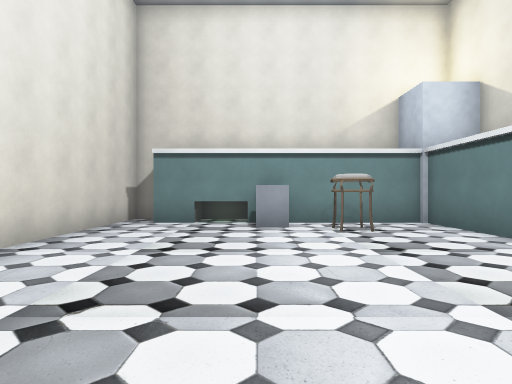
View 1 (above)

18 first-person views from a walk through a 3-D level made in the Godot game engine. The camera is 1.5 m above the floor, looks level and sees 75° across. The floor is counted in squares, 2 m on a side. Each view is taken from the middle of a square. On the plan, view 1 faces up. The plan holds only what a view shows up to about 11 squares ahead; the rest is blank. Flat picture figures and markers are not drawn. Characters and animated objects are left out.

View 2
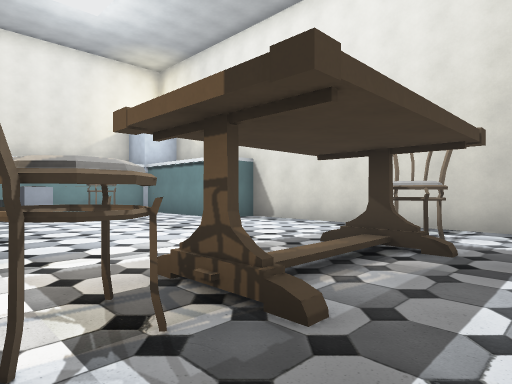

View 3
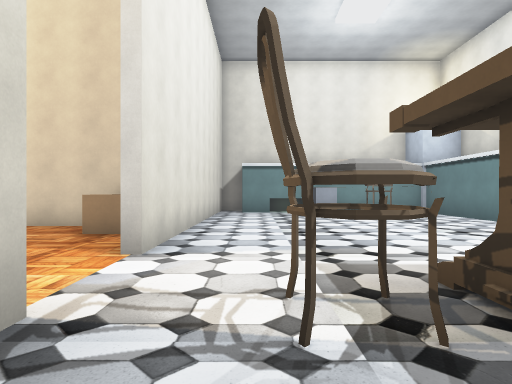

View 4
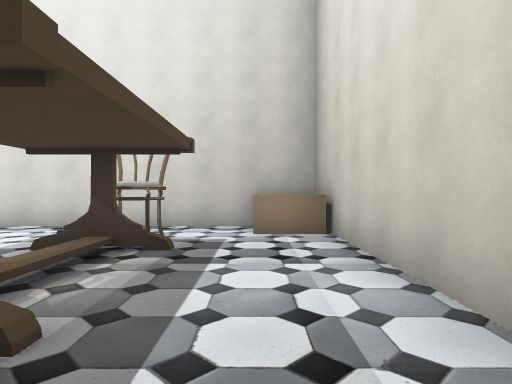

View 5
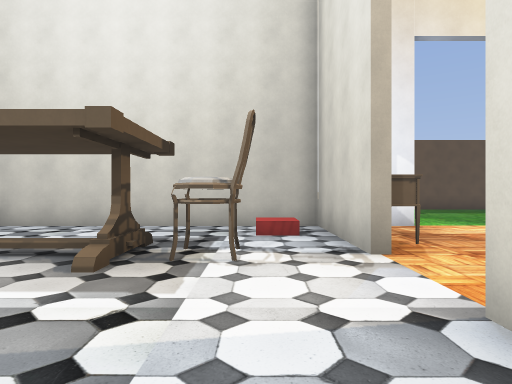

View 6
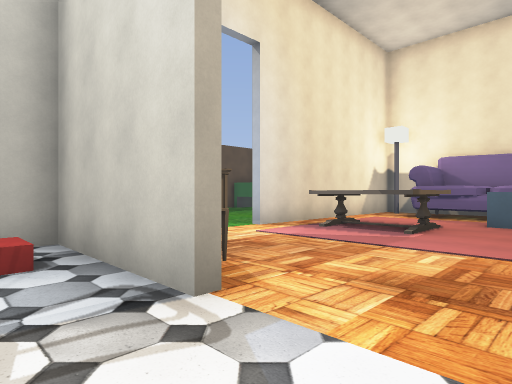

View 7
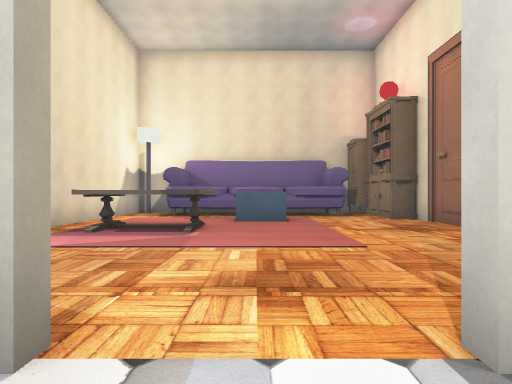

View 8
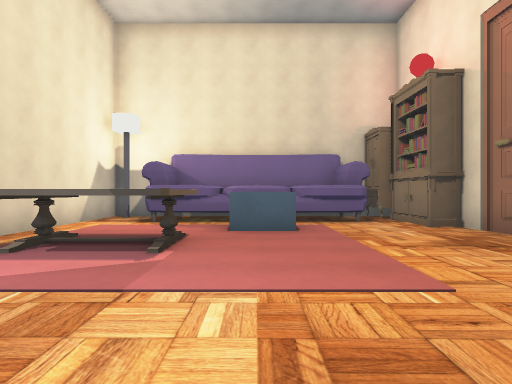

View 9
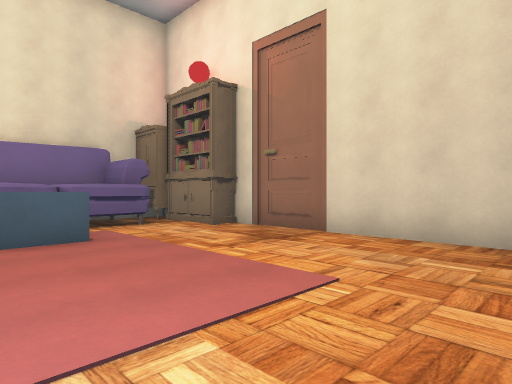

View 10
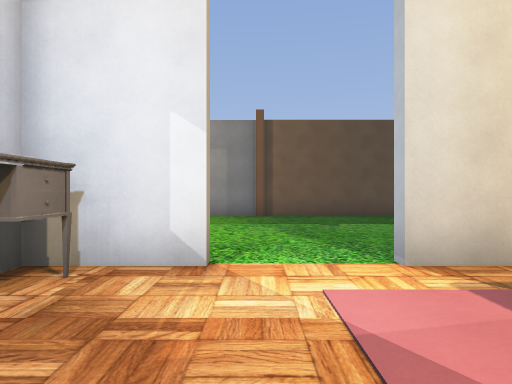

View 11
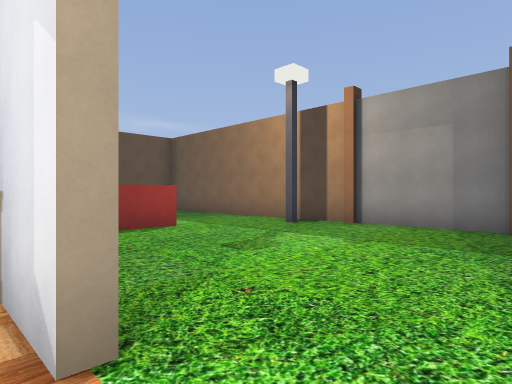

View 12
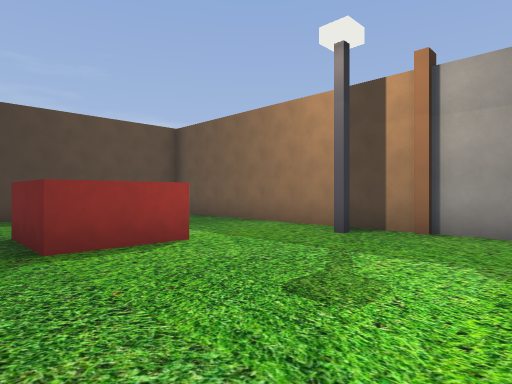

View 13
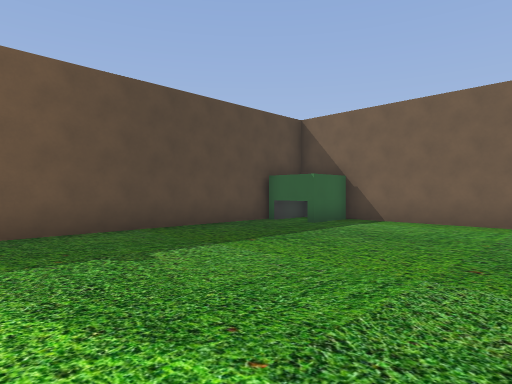

View 14
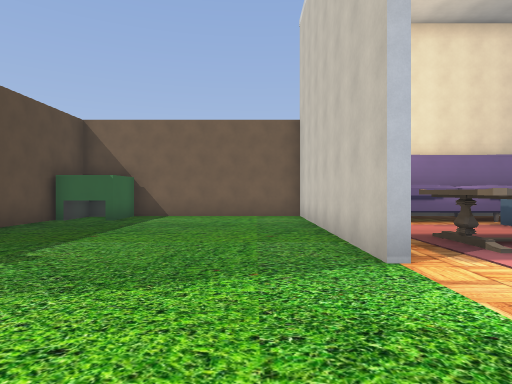

View 15
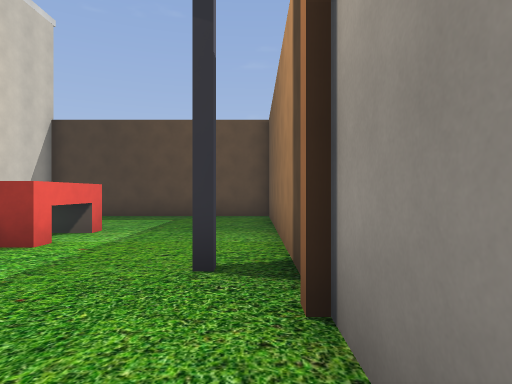

View 16
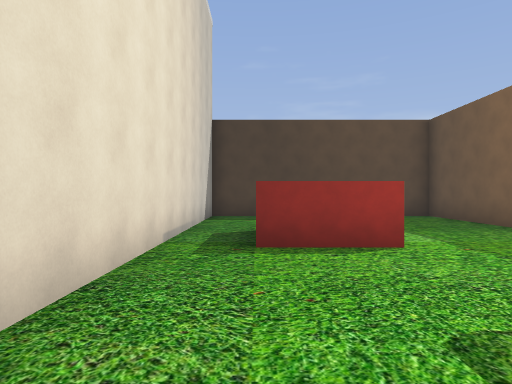

View 17
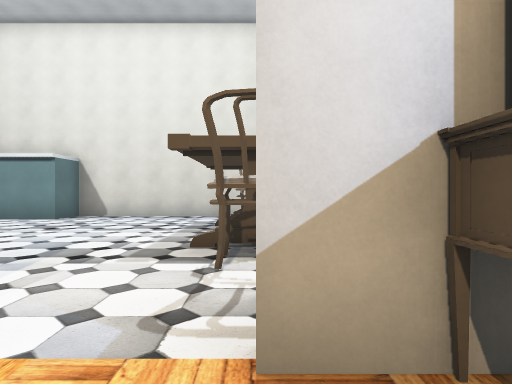

View 18
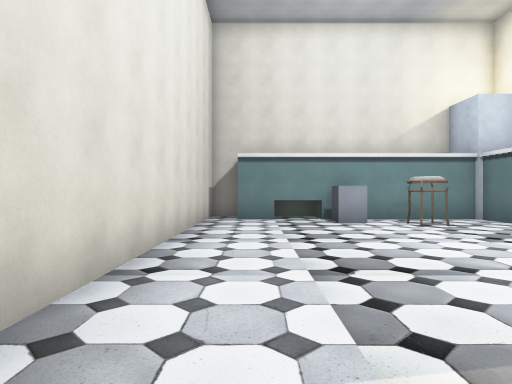

### Floor plan
Key: @ floor where view 1 was taken; # wall or solid block; x gap in a wall; . floor; / step, stairs or slope; ^ raised ledge; S stool; C chair; B bookshelf; L closet.
Columns run from 15 left of view 1 to 6 right of it. Each row starts with its distance up from view 1.
 10             ##
  9             .###
  8            #.^######
  7            #.....S.#
  6            #.......#
  5            #.......#
  4     ########.......###
  3  L#B#.....^#.........#
  2  .........^#.........#
  1   #........#.........#
  0   #........#...@.....#
 -1   #x^................#
 -2   #...^^......C///C..#
 -3  ##... ^...#.........#
 -4  ....#^^...#.......^^
 -5 ########..############
 -6 #....................#
 -7 #..............##....#
 -8 #..............##....#
 -9 #..............##....#
-10 #....................#
-11 ###..........#.......#
-12  ##..................#
-13   ####################

Positions as (right, up) in squares from view 1, and headings:
1: (0, 0), facing up
2: (-2, -4), facing up-right
3: (-2, -4), facing up
4: (-2, -4), facing right
5: (-2, 2), facing down
6: (-2, 0), facing down-left
7: (-2, -1), facing left
8: (-4, -1), facing left
9: (-5, -2), facing up-left
10: (-6, -2), facing down
11: (-7, -5), facing down-right
12: (-5, -6), facing down-right
13: (-6, -6), facing down-left
14: (-4, -7), facing left
15: (-5, -12), facing right
16: (-5, -7), facing right
17: (-5, -2), facing right
18: (-2, -1), facing up
